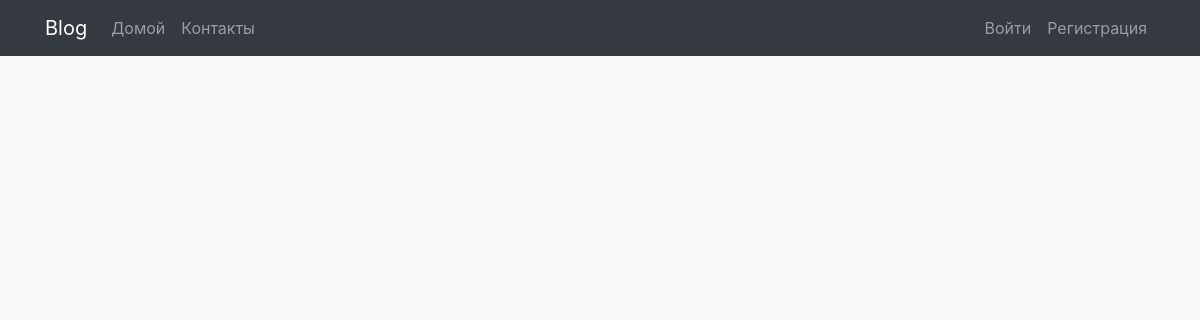
The app's page /home, older data.
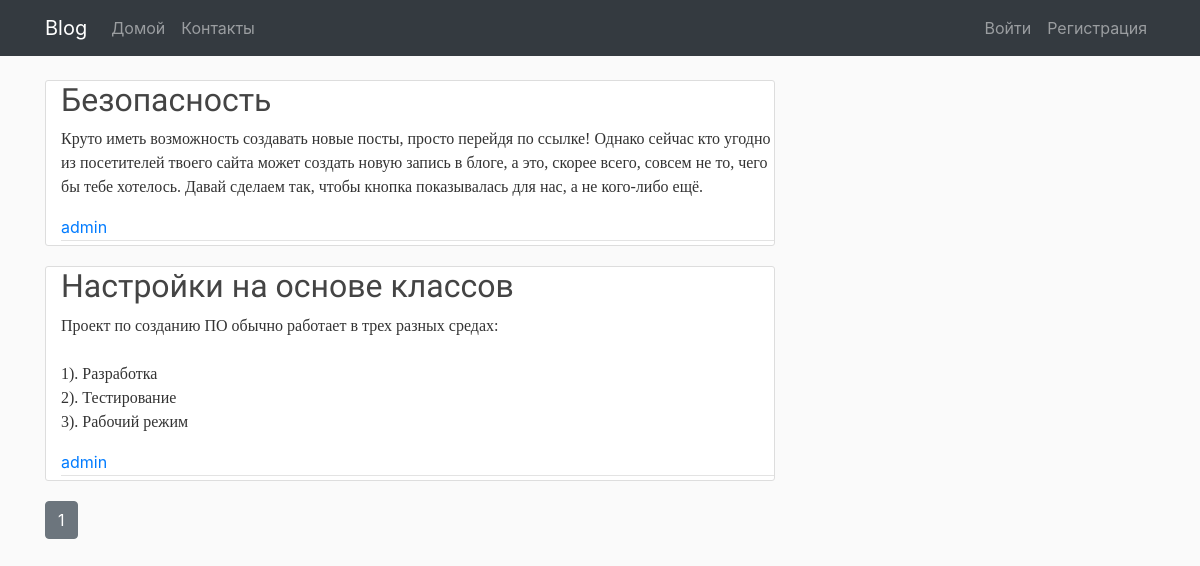
The same page, newer data.
### blog/models.py (models this page shows, shortened)
class Post(db.Model):
    __tablename__ = 'posts'
    id = db.Column(db.Integer, primary_key=True)
    title = db.Column(db.String(100))
    slug = db.Column(db.String(100), unique=True)
    body = db.Column(db.Text)
    created = db.Column(db.DateTime, nullable=False, default=datetime.now())
    user_id = db.Column(db.Integer, db.ForeignKey('users.id'))

class User(db.Model, UserMixin):
    __tablename__ = 'users'
    id = db.Column(db.Integer, primary_key=True, autoincrement=True)
    username = db.Column(db.String(64), index=True, nullable=False, unique=True)
    email = db.Column(db.String(64), unique=True, nullable=False)
    password_hash = db.Column(db.String(128), nullable=False)
    posts = db.relationship('Post', backref='author', lazy='dynamic')

### blog/main/routes.py (the view)
@main.route('/')
@main.route('/home')
def home():
    page = request.args.get('page', 1, type=int)
    posts = db.session.query(Post).order_by(Post.created.desc()).paginate(page=page, per_page=5)
    return render_template('index.html', posts=posts)

### blog/templates/index.html (shortened to what this page needs)
{% extends "base.html" %}
{% block content %}
{% for post in posts.items %}
<article class="media content-section">
    <div class="media-body">
        <h2><a class="article-title" href="{{ url_for('posts.post', slug=post.slug) }}">{{ post.title }}</a></h2>
        <p class="article-content">{{ post.body }}</p>
        <div class="article-metadata">
            <a class="mr-2" href="{{ url_for('users.user_posts', username=post.author.username) }}">{{
                post.author.username }}</a>
        </div>
    </div>
</article>
{% endfor %}
{% for page_num in posts.iter_pages(left_edge=1, right_edge=1, left_current=1, right_current=2) %}
{% if page_num %}
{% if posts.page == page_num %}
<a class="btn btn-secondary mb-4" href="{{ url_for('main.home', page=page_num) }}">{{ page_num }}</a>
{% else %}
<a class="btn btn-outline-secondary mb-4" href="{{ url_for('main.home', page=page_num) }}">{{ page_num }}</a>
{% endif %}
{% endif %}
{% endfor %}
{% endblock content %}

Row changes from the older to the newer data that the page shows:
added Post: title "Безопасность", body "Круто иметь возможность создавать новые посты, просто перейдя по ссылке! Однако сейчас кто угодно из посетителей твоего сайта может создать новую запись в блоге, а это, скорее всего, совсем не то, чего бы тебе хотелось. Давай сделаем так, чтобы кнопка показывалась для нас, а не кого-либо ещё.", author.username "admin"
added Post: title "Настройки на основе классов", body "Проект по созданию ПО обычно работает в трех разных средах: 1). Разработка 2). Тестирование 3). Рабочий режим", author.username "admin"
Text that changed along with them:
new list line: "1"
